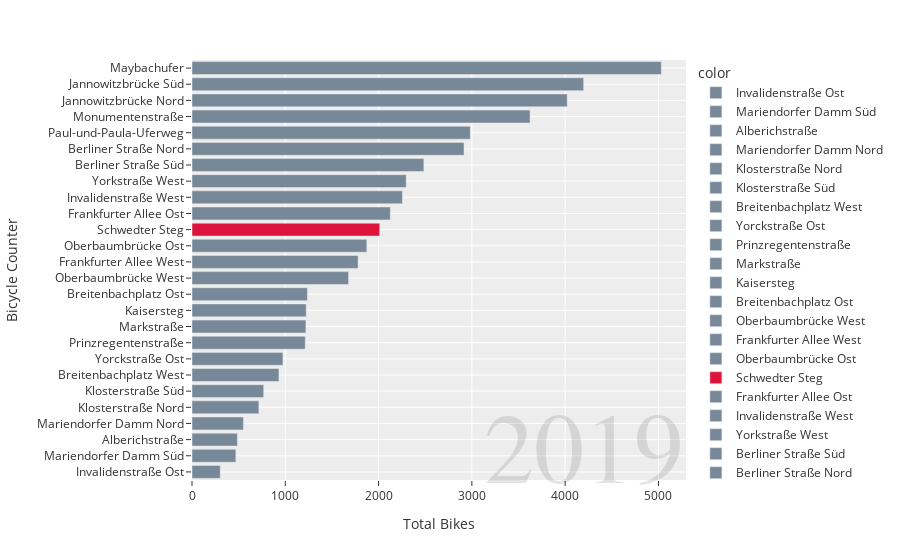

Source (notebook cell):
### Code cell
# Barchart with Total Bikes by year and bicycle counter
fig = px.bar(bikes_df.reset_index(), x="total_bikes", y="description", color=stations_list, color_discrete_map=color_map, orientation='h', labels={"total_bikes": "Total Bikes", "description": "Bicycle Counter"})
fig.add_annotation(text=f"{comparison.years_string}",
                  xref="paper", yref="paper",
                  x=1, y=-0.06, showarrow=False,
                  opacity=0.1,
                  font=dict(family='Arial', size=100, color="black"))
fig.show()

### Figure 1 — Plotly figure (JSON) as saved in the notebook; plotly's stock layout.template omitted (floating-point values rounded to 4 significant figures)
{"data": [{"alignmentgroup": "True", "hovertemplate": "color=Invalidenstraße Ost<br>Total Bikes=%{x}<br>Bicycle Counter=%{y}<extra></extra>", "legendgroup": "Invalidenstraße Ost", "marker": {"color": "lightslategray"}, "name": "Invalidenstraße Ost", "offsetgroup": "Invalidenstraße Ost", "orientation": "h", "showlegend": true, "textposition": "auto", "type": "bar", "x": [302.7], "xaxis": "x", "y": ["Invalidenstraße Ost"], "yaxis": "y"}, {"alignmentgroup": "True", "hovertemplate": "color=Mariendorfer Damm Süd<br>Total Bikes=%{x}<br>Bicycle Counter=%{y}<extra></extra>", "legendgroup": "Mariendorfer Damm Süd", "marker": {"color": "lightslategray"}, "name": "Mariendorfer Damm Süd", "offsetgroup": "Mariendorfer Damm Süd", "orientation": "h", "showlegend": true, "textposition": "auto", "type": "bar", "x": [470.3], "xaxis": "x", "y": ["Mariendorfer Damm Süd"], "yaxis": "y"}, {"alignmentgroup": "True", "hovertemplate": "color=Alberichstraße<br>Total Bikes=%{x}<br>Bicycle Counter=%{y}<extra></extra>", "legendgroup": "Alberichstraße", "marker": {"color": "lightslategray"}, "name": "Alberichstraße", "offsetgroup": "Alberichstraße", "orientation": "h", "showlegend": true, "textposition": "auto", "type": "bar", "x": [486.6], "xaxis": "x", "y": ["Alberichstraße"], "yaxis": "y"}, {"alignmentgroup": "True", "hovertemplate": "color=Mariendorfer Damm Nord<br>Total Bikes=%{x}<br>Bicycle Counter=%{y}<extra></extra>", "legendgroup": "Mariendorfer Damm Nord", "marker": {"color": "lightslategray"}, "name": "Mariendorfer Damm Nord", "offsetgroup": "Mariendorfer Damm Nord", "orientation": "h", "showlegend": true, "textposition": "auto", "type": "bar", "x": [551.3], "xaxis": "x", "y": ["Mariendorfer Damm Nord"], "yaxis": "y"}, {"alignmentgroup": "True", "hovertemplate": "color=Klosterstraße Nord<br>Total Bikes=%{x}<br>Bicycle Counter=%{y}<extra></extra>", "legendgroup": "Klosterstraße Nord", "marker": {"color": "lightslategray"}, "name": "Klosterstraße Nord", "offsetgroup": "Klosterstraße Nord", "orientation": "h", "showlegend": true, "textposition": "auto", "type": "bar", "x": [716.8], "xaxis": "x", "y": ["Klosterstraße Nord"], "yaxis": "y"}, {"alignmentgroup": "True", "hovertemplate": "color=Klosterstraße Süd<br>Total Bikes=%{x}<br>Bicycle Counter=%{y}<extra></extra>", "legendgroup": "Klosterstraße Süd", "marker": {"color": "lightslategray"}, "name": "Klosterstraße Süd", "offsetgroup": "Klosterstraße Süd", "orientation": "h", "showlegend": true, "textposition": "auto", "type": "bar", "x": [768.3], "xaxis": "x", "y": ["Klosterstraße Süd"], "yaxis": "y"}, {"alignmentgroup": "True", "hovertemplate": "color=Breitenbachplatz West<br>Total Bikes=%{x}<br>Bicycle Counter=%{y}<extra></extra>", "legendgroup": "Breitenbachplatz West", "marker": {"color": "lightslategray"}, "name": "Breitenbachplatz West", "offsetgroup": "Breitenbachplatz West", "orientation": "h", "showlegend": true, "textposition": "auto", "type": "bar", "x": [932.0], "xaxis": "x", "y": ["Breitenbachplatz West"], "yaxis": "y"}, {"alignmentgroup": "True", "hovertemplate": "color=Yorckstraße Ost<br>Total Bikes=%{x}<br>Bicycle Counter=%{y}<extra></extra>", "legendgroup": "Yorckstraße Ost", "marker": {"color": "lightslategray"}, "name": "Yorckstraße Ost", "offsetgroup": "Yorckstraße Ost", "orientation": "h", "showlegend": true, "textposition": "auto", "type": "bar", "x": [974.8], "xaxis": "x", "y": ["Yorckstraße Ost"], "yaxis": "y"}, {"alignmentgroup": "True", "hovertemplate": "color=Prinzregentenstraße<br>Total Bikes=%{x}<br>Bicycle Counter=%{y}<extra></extra>", "legendgroup": "Prinzregentenstraße", "marker": {"color": "lightslategray"}, "name": "Prinzregentenstraße", "offsetgroup": "Prinzregentenstraße", "orientation": "h", "showlegend": true, "textposition": "auto", "type": "bar", "x": [1214.0], "xaxis": "x", "y": ["Prinzregentenstraße"], "yaxis": "y"}, {"alignmentgroup": "True", "hovertemplate": "color=Markstraße<br>Total Bikes=%{x}<br>Bicycle Counter=%{y}<extra></extra>", "legendgroup": "Markstraße", "marker": {"color": "lightslategray"}, "name": "Markstraße", "offsetgroup": "Markstraße", "orientation": "h", "showlegend": true, "textposition": "auto", "type": "bar", "x": [1221.0], "xaxis": "x", "y": ["Markstraße"], "yaxis": "y"}, {"alignmentgroup": "True", "hovertemplate": "color=Kaisersteg<br>Total Bikes=%{x}<br>Bicycle Counter=%{y}<extra></extra>", "legendgroup": "Kaisersteg", "marker": {"color": "lightslategray"}, "name": "Kaisersteg", "offsetgroup": "Kaisersteg", "orientation": "h", "showlegend": true, "textposition": "auto", "type": "bar", "x": [1224.0], "xaxis": "x", "y": ["Kaisersteg"], "yaxis": "y"}, {"alignmentgroup": "True", "hovertemplate": "color=Breitenbachplatz Ost<br>Total Bikes=%{x}<br>Bicycle Counter=%{y}<extra></extra>", "legendgroup": "Breitenbachplatz Ost", "marker": {"color": "lightslategray"}, "name": "Breitenbachplatz Ost", "offsetgroup": "Breitenbachplatz Ost", "orientation": "h", "showlegend": true, "textposition": "auto", "type": "bar", "x": [1238.0], "xaxis": "x", "y": ["Breitenbachplatz Ost"], "yaxis": "y"}, {"alignmentgroup": "True", "hovertemplate": "color=Oberbaumbrücke West<br>Total Bikes=%{x}<br>Bicycle Counter=%{y}<extra></extra>", "legendgroup": "Oberbaumbrücke West", "marker": {"color": "lightslategray"}, "name": "Oberbaumbrücke West", "offsetgroup": "Oberbaumbrücke West", "orientation": "h", "showlegend": true, "textposition": "auto", "type": "bar", "x": [1679.0], "xaxis": "x", "y": ["Oberbaumbrücke West"], "yaxis": "y"}, {"alignmentgroup": "True", "hovertemplate": "color=Frankfurter Allee West<br>Total Bikes=%{x}<br>Bicycle Counter=%{y}<extra></extra>", "legendgroup": "Frankfurter Allee West", "marker": {"color": "lightslategray"}, "name": "Frankfurter Allee West", "offsetgroup": "Frankfurter Allee West", "orientation": "h", "showlegend": true, "textposition": "auto", "type": "bar", "x": [1780.0], "xaxis": "x", "y": ["Frankfurter Allee West"], "yaxis": "y"}, {"alignmentgroup": "True", "hovertemplate": "color=Oberbaumbrücke Ost<br>Total Bikes=%{x}<br>Bicycle Counter=%{y}<extra></extra>", "legendgroup": "Oberbaumbrücke Ost", "marker": {"color": "lightslategray"}, "name": "Oberbaumbrücke Ost", "offsetgroup": "Oberbaumbrücke Ost", "orientation": "h", "showlegend": true, "textposition": "auto", "type": "bar", "x": [1874.0], "xaxis": "x", "y": ["Oberbaumbrücke Ost"], "yaxis": "y"}, {"alignmentgroup": "True", "hovertemplate": "color=Schwedter Steg<br>Total Bikes=%{x}<br>Bicycle Counter=%{y}<extra></extra>", "legendgroup": "Schwedter Steg", "marker": {"color": "crimson"}, "name": "Schwedter Steg", "offsetgroup": "Schwedter Steg", "orientation": "h", "showlegend": true, "textposition": "auto", "type": "bar", "x": [2012.0], "xaxis": "x", "y": ["Schwedter Steg"], "yaxis": "y"}, {"alignmentgroup": "True", "hovertemplate": "color=Frankfurter Allee Ost<br>Total Bikes=%{x}<br>Bicycle Counter=%{y}<extra></extra>", "legendgroup": "Frankfurter Allee Ost", "marker": {"color": "lightslategray"}, "name": "Frankfurter Allee Ost", "offsetgroup": "Frankfurter Allee Ost", "orientation": "h", "showlegend": true, "textposition": "auto", "type": "bar", "x": [2126.0], "xaxis": "x", "y": ["Frankfurter Allee Ost"], "yaxis": "y"}, {"alignmentgroup": "True", "hovertemplate": "color=Invalidenstraße West<br>Total Bikes=%{x}<br>Bicycle Counter=%{y}<extra></extra>", "legendgroup": "Invalidenstraße West", "marker": {"color": "lightslategray"}, "name": "Invalidenstraße West", "offsetgroup": "Invalidenstraße West", "orientation": "h", "showlegend": true, "textposition": "auto", "type": "bar", "x": [2256.0], "xaxis": "x", "y": ["Invalidenstraße West"], "yaxis": "y"}, {"alignmentgroup": "True", "hovertemplate": "color=Yorkstraße West<br>Total Bikes=%{x}<br>Bicycle Counter=%{y}<extra></extra>", "legendgroup": "Yorkstraße West", "marker": {"color": "lightslategray"}, "name": "Yorkstraße West", "offsetgroup": "Yorkstraße West", "orientation": "h", "showlegend": true, "textposition": "auto", "type": "bar", "x": [2296.0], "xaxis": "x", "y": ["Yorkstraße West"], "yaxis": "y"}, {"alignmentgroup": "True", "hovertemplate": "color=Berliner Straße Süd<br>Total Bikes=%{x}<br>Bicycle Counter=%{y}<extra></extra>", "legendgroup": "Berliner Straße Süd", "marker": {"color": "lightslategray"}, "name": "Berliner Straße Süd", "offsetgroup": "Berliner Straße Süd", "orientation": "h", "showlegend": true, "textposition": "auto", "type": "bar", "x": [2486.0], "xaxis": "x", "y": ["Berliner Straße Süd"], "yaxis": "y"}, {"alignmentgroup": "True", "hovertemplate": "color=Berliner Straße Nord<br>Total Bikes=%{x}<br>Bicycle Counter=%{y}<extra></extra>", "legendgroup": "Berliner Straße Nord", "marker": {"color": "lightslategray"}, "name": "Berliner Straße Nord", "offsetgroup": "Berliner Straße Nord", "orientation": "h", "showlegend": true, "textposition": "auto", "type": "bar", "x": [2916.0], "xaxis": "x", "y": ["Berliner Straße Nord"], "yaxis": "y"}, {"alignmentgroup": "True", "hovertemplate": "color=Paul-und-Paula-Uferweg<br>Total Bikes=%{x}<br>Bicycle Counter=%{y}<extra></extra>", "legendgroup": "Paul-und-Paula-Uferweg", "marker": {"color": "lightslategray"}, "name": "Paul-und-Paula-Uferweg", "offsetgroup": "Paul-und-Paula-Uferweg", "orientation": "h", "showlegend": true, "textposition": "auto", "type": "bar", "x": [2983.0], "xaxis": "x", "y": ["Paul-und-Paula-Uferweg"], "yaxis": "y"}, {"alignmentgroup": "True", "hovertemplate": "color=Monumentenstraße<br>Total Bikes=%{x}<br>Bicycle Counter=%{y}<extra></extra>", "legendgroup": "Monumentenstraße", "marker": {"color": "lightslategray"}, "name": "Monumentenstraße", "offsetgroup": "Monumentenstraße", "orientation": "h", "showlegend": true, "textposition": "auto", "type": "bar", "x": [3624.0], "xaxis": "x", "y": ["Monumentenstraße"], "yaxis": "y"}, {"alignmentgroup": "True", "hovertemplate": "color=Jannowitzbrücke Nord<br>Total Bikes=%{x}<br>Bicycle Counter=%{y}<extra></extra>", "legendgroup": "Jannowitzbrücke Nord", "marker": {"color": "lightslategray"}, "name": "Jannowitzbrücke Nord", "offsetgroup": "Jannowitzbrücke Nord", "orientation": "h", "showlegend": true, "textposition": "auto", "type": "bar", "x": [4022.0], "xaxis": "x", "y": ["Jannowitzbrücke Nord"], "yaxis": "y"}, {"alignmentgroup": "True", "hovertemplate": "color=Jannowitzbrücke Süd<br>Total Bikes=%{x}<br>Bicycle Counter=%{y}<extra></extra>", "legendgroup": "Jannowitzbrücke Süd", "marker": {"color": "lightslategray"}, "name": "Jannowitzbrücke Süd", "offsetgroup": "Jannowitzbrücke Süd", "orientation": "h", "showlegend": true, "textposition": "auto", "type": "bar", "x": [4198.0], "xaxis": "x", "y": ["Jannowitzbrücke Süd"], "yaxis": "y"}, {"alignmentgroup": "True", "hovertemplate": "color=Maybachufer<br>Total Bikes=%{x}<br>Bicycle Counter=%{y}<extra></extra>", "legendgroup": "Maybachufer", "marker": {"color": "lightslategray"}, "name": "Maybachufer", "offsetgroup": "Maybachufer", "orientation": "h", "showlegend": true, "textposition": "auto", "type": "bar", "x": [5031.0], "xaxis": "x", "y": ["Maybachufer"], "yaxis": "y"}], "layout": {"annotations": [{"font": {"color": "black", "family": "Arial", "size": 100}, "opacity": 0.1, "showarrow": false, "text": "2019", "x": 1, "xref": "paper", "y": -0.06, "yref": "paper"}], "barmode": "relative", "legend": {"title": {"text": "color"}, "tracegroupgap": 0}, "margin": {"t": 60}, "xaxis": {"anchor": "y", "domain": [0, 1], "title": {"text": "Total Bikes"}}, "yaxis": {"anchor": "x", "domain": [0, 1], "title": {"text": "Bicycle Counter"}}}}
